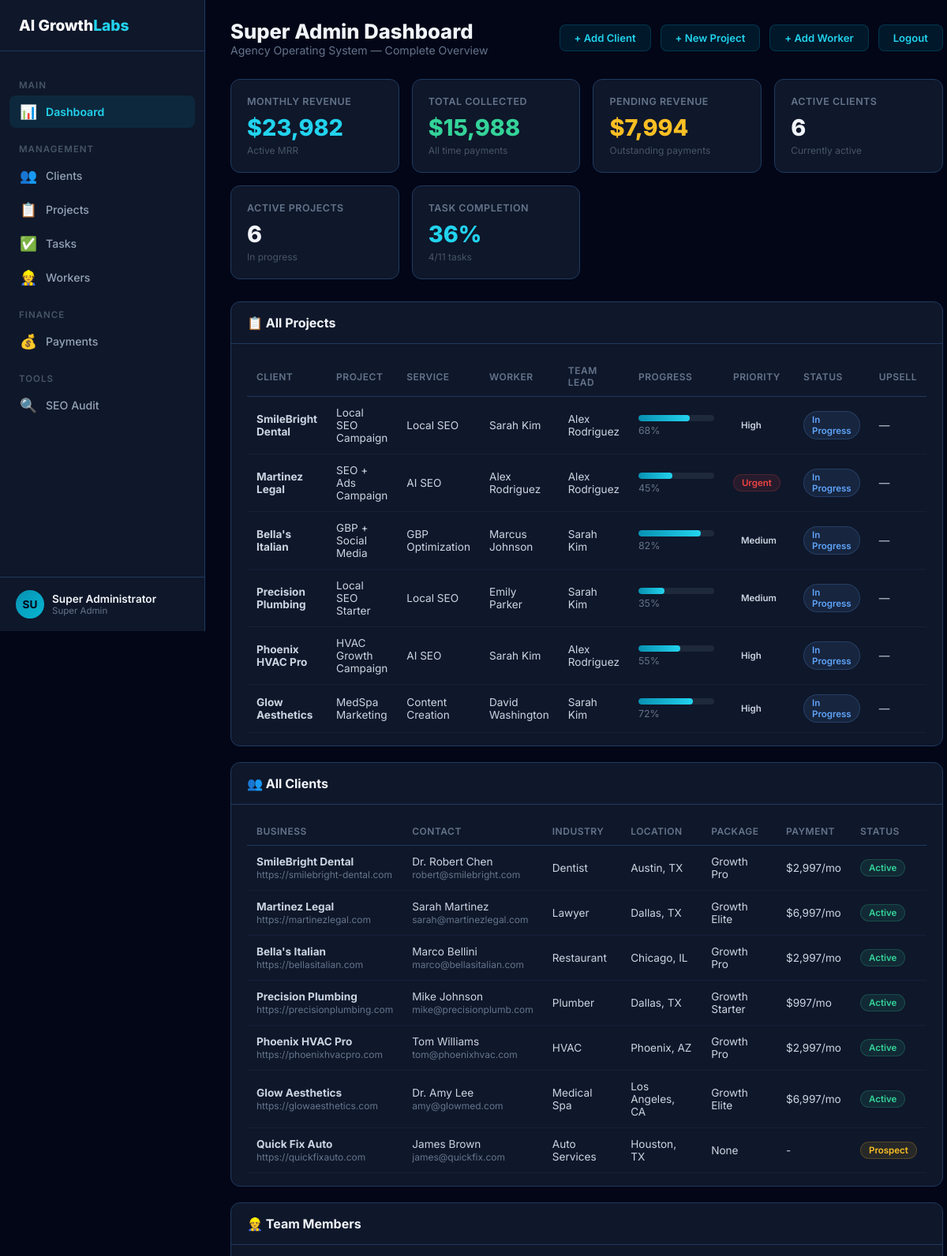
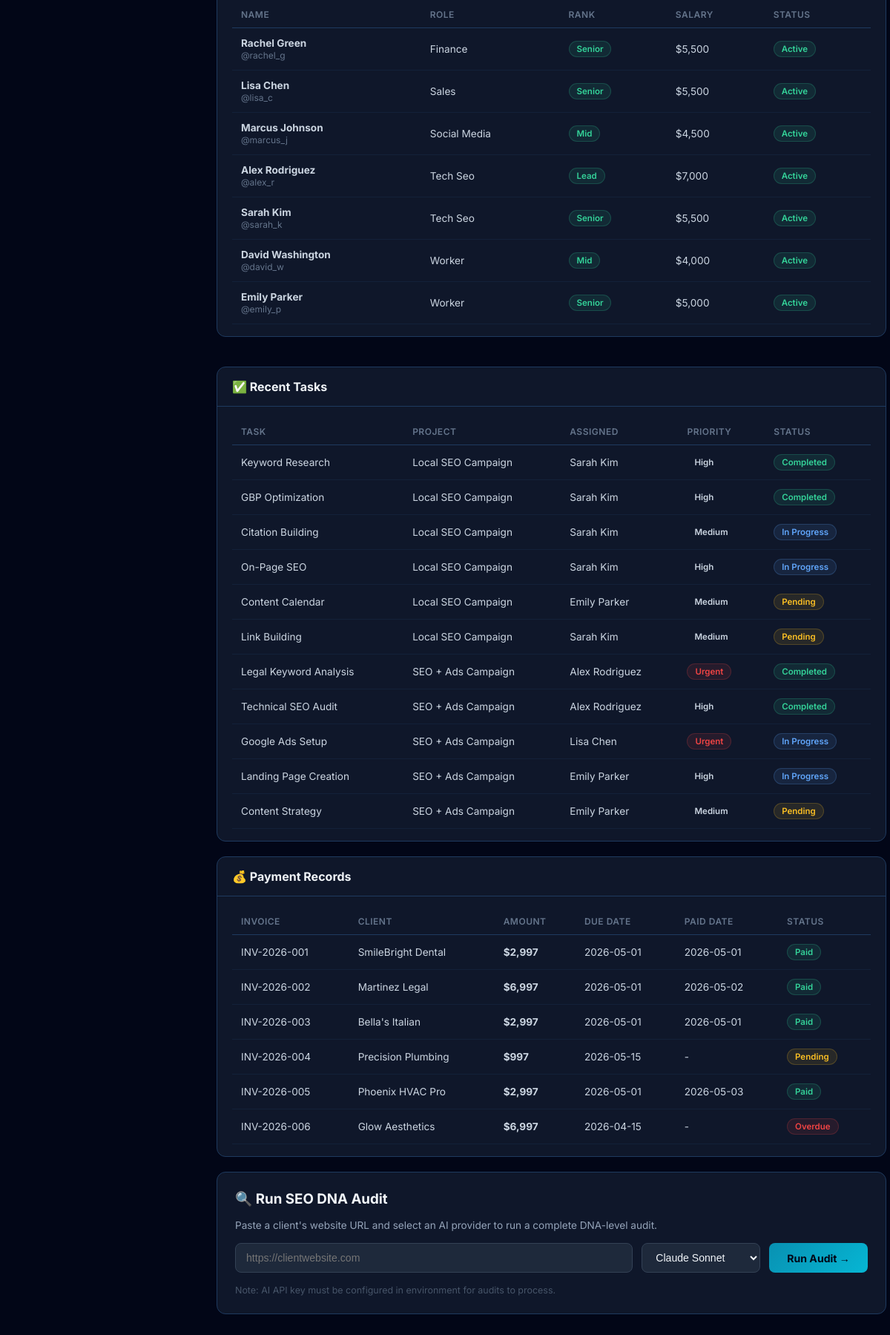
The app's page /dashboard (signed in) with its own data (2 pictures, top to bottom).
### tables this page shows
CREATE TABLE users (
        id INTEGER PRIMARY KEY AUTOINCREMENT,
        username TEXT UNIQUE NOT NULL,
        password_hash TEXT NOT NULL,
        full_name TEXT NOT NULL,
        email TEXT,
        role TEXT NOT NULL CHECK(role IN ('super_admin','worker','tech_seo','social_media','finance','sales')),
        rank TEXT DEFAULT 'junior',
        salary REAL DEFAULT 0,
        is_active INTEGER DEFAULT 1,
        created_at TEXT DEFAULT (datetime('now')),
        last_login TEXT
    );

CREATE TABLE projects (
        id INTEGER PRIMARY KEY AUTOINCREMENT,
        client_id INTEGER REFERENCES clients(id),
        title TEXT NOT NULL,
        description TEXT,
        service_type TEXT,
        status TEXT DEFAULT 'pending' CHECK(status IN ('pending','in_progress','review','completed','paused')),
        priority TEXT DEFAULT 'medium' CHECK(priority IN ('low','medium','high','urgent')),
        assigned_worker_id INTEGER REFERENCES users(id),
        team_leader_id INTEGER REFERENCES users(id),
        progress INTEGER DEFAULT 0,
        start_date TEXT,
        due_date TEXT,
        completed_date TEXT,
        upsell_opportunities TEXT,
        created_at TEXT DEFAULT (datetime('now')),
        updated_at TEXT DEFAULT (datetime('now'))
    );

CREATE TABLE clients (
        id INTEGER PRIMARY KEY AUTOINCREMENT,
        business_name TEXT NOT NULL,
        contact_name TEXT,
        email TEXT,
        phone TEXT,
        website TEXT,
        industry TEXT,
        location TEXT,
        status TEXT DEFAULT 'lead' CHECK(status IN ('lead','prospect','active','completed','churned')),
        package TEXT,
        monthly_payment REAL DEFAULT 0,
        notes TEXT,
        source TEXT,
        created_at TEXT DEFAULT (datetime('now')),
        updated_at TEXT DEFAULT (datetime('now'))
    );

CREATE TABLE tasks (
        id INTEGER PRIMARY KEY AUTOINCREMENT,
        project_id INTEGER REFERENCES projects(id),
        title TEXT NOT NULL,
        description TEXT,
        status TEXT DEFAULT 'pending' CHECK(status IN ('pending','in_progress','completed','blocked')),
        assigned_to INTEGER REFERENCES users(id),
        priority TEXT DEFAULT 'medium',
        due_date TEXT,
        completed_date TEXT,
        order_num INTEGER DEFAULT 0,
        created_at TEXT DEFAULT (datetime('now'))
    );

CREATE TABLE payments (
        id INTEGER PRIMARY KEY AUTOINCREMENT,
        client_id INTEGER REFERENCES clients(id),
        amount REAL NOT NULL,
        status TEXT DEFAULT 'pending' CHECK(status IN ('pending','paid','overdue','refunded')),
        due_date TEXT,
        paid_date TEXT,
        invoice_number TEXT,
        notes TEXT,
        created_at TEXT DEFAULT (datetime('now'))
    );

### dashboard/main.py (the view)
@app.get("/dashboard", response_class=HTMLResponse)
async def dashboard(request: Request):
    user = get_current_user(request)
    if not user:
        return RedirectResponse(url="/login")
    role = user["role"]
    db = get_db()
    if role == "super_admin":
        data = _get_admin_data(db)
        template = "admin_dashboard.html"
    elif role in ("worker", "tech_seo"):
        data = _get_worker_data(db, user["id"])
        template = "worker_dashboard.html"
    elif role == "sales":
        data = _get_sales_data(db, user["id"])
        template = "sales_dashboard.html"
    elif role == "social_media":
        data = _get_social_data(db, user["id"])
        template = "social_dashboard.html"
    elif role == "finance":
        data = _get_finance_data(db)
        template = "finance_dashboard.html"
    else:
        data = {}
        template = "worker_dashboard.html"
    db.close()
    data["user"] = user
    data["request"] = request
    return templates.TemplateResponse(template, data)

### dashboard/templates/admin_dashboard.html (shortened to what this page needs)
<!DOCTYPE html>
<html lang="en">
<head>
<link rel="stylesheet" href="/static/css/dashboard.css">
</head>
<body>
<aside class="sidebar">
<div class="sidebar-logo">AI Growth<span>Labs</span></div>
<nav class="sidebar-nav">
<div class="sidebar-section">Main</div>
<a href="/dashboard" class="sidebar-link active"><span class="icon">📊</span><span>Dashboard</span></a>
<div class="sidebar-section">Management</div>
<a href="#clients-section" class="sidebar-link"><span class="icon">👥</span><span>Clients</span></a>
<a href="#projects-section" class="sidebar-link"><span class="icon">📋</span><span>Projects</span></a>
<a href="#tasks-section" class="sidebar-link"><span class="icon">✅</span><span>Tasks</span></a>
<a href="#workers-section" class="sidebar-link"><span class="icon">👷</span><span>Workers</span></a>
<div class="sidebar-section">Finance</div>
<a href="#payments-section" class="sidebar-link"><span class="icon">💰</span><span>Payments</span></a>
<div class="sidebar-section">Tools</div>
<a href="#audit-section" class="sidebar-link"><span class="icon">🔍</span><span>SEO Audit</span></a>
</nav>
<div class="sidebar-user">
<div class="sidebar-avatar">{{ user.full_name[:2].upper() }}</div>
<div class="sidebar-user-info"><div class="name">{{ user.full_name }}</div><div class="role">{{ user.role.replace('_', ' ') }}</div></div>
</div>
</aside>
<main class="main">
<div class="main-header">
<div><h1>Super Admin Dashboard</h1><div class="subtitle">Agency Operating System — Complete Overview</div></div>
<div class="header-actions">
<button class="header-btn" onclick="openModal('addClient')">+ Add Client</button>
<button class="header-btn" onclick="openModal('addProject')">+ New Project</button>
<button class="header-btn" onclick="openModal('addWorker')">+ Add Worker</button>
<a href="/logout" class="header-btn">Logout</a>
</div>
</div>
<div class="stats-grid">
<div class="stat-card"><div class="stat-label">Monthly Revenue</div><div class="stat-value cyan">${{ "{:,.0f}".format(stats.monthly_recurring) }}</div><div class="stat-sub">Active MRR</div></div>
<div class="stat-card"><div class="stat-label">Total Collected</div><div class="stat-value green">${{ "{:,.0f}".format(stats.total_revenue) }}</div><div class="stat-sub">All time payments</div></div>
<div class="stat-card"><div class="stat-label">Pending Revenue</div><div class="stat-value yellow">${{ "{:,.0f}".format(stats.pending_revenue) }}</div><div class="stat-sub">Outstanding payments</div></div>
<div class="stat-card"><div class="stat-label">Active Clients</div><div class="stat-value">{{ stats.active_clients }}</div><div class="stat-sub">Currently active</div></div>
<div class="stat-card"><div class="stat-label">Active Projects</div><div class="stat-value">{{ stats.active_projects }}</div><div class="stat-sub">In progress</div></div>
<div class="stat-card"><div class="stat-label">Task Completion</div><div class="stat-value cyan">{{ stats.task_completion }}%</div><div class="stat-sub">{{ stats.completed_tasks }}/{{ stats.total_tasks }} tasks</div></div>
</div>
<div class="card" id="projects-section">
<div class="card-header"><h3>📋 All Projects</h3></div>
<div class="card-body">
<table>
<thead><tr><th>Client</th><th>Project</th><th>Service</th><th>Worker</th><th>Team Lead</th><th>Progress</th><th>Priority</th><th>Status</th><th>Upsell</th></tr></thead>
<tbody>
{% for p in projects %}
<tr>
<td><strong>{{ p.business_name or 'N/A' }}</strong></td>
<td>{{ p.title }}</td>
<td>{{ p.service_type or '-' }}</td>
<td>{{ p.worker_name or 'Unassigned' }}</td>
<td>{{ p.leader_name or '-' }}</td>
<td style="min-width:120px"><div class="progress-bar"><div class="progress-fill" style="width:{{ p.progress }}%"></div></div><div class="progress-text">{{ p.progress }}%</div></td>
<td><span class="badge badge-{{ p.priority }}">{{ p.priority }}</span></td>
<td><span class="badge badge-{{ p.status }}">{{ p.status.replace('_', ' ') }}</span></td>
<td>{{ p.upsell_opportunities or '—' }}</td>
</tr>
{% endfor %}
</tbody>
</table>
</div>
</div>
<div class="card" id="clients-section">
<div class="card-header"><h3>👥 All Clients</h3></div>
<div class="card-body">
<table>
<thead><tr><th>Business</th><th>Contact</th><th>Industry</th><th>Location</th><th>Package</th><th>Payment</th><th>Status</th></tr></thead>
<tbody>
{% for c in clients %}
<tr>
<td><strong>{{ c.business_name }}</strong><br><span style="color:#64748B;font-size:.75rem">{{ c.website or '' }}</span></td>
<td>{{ c.contact_name or '-' }}<br><span style="color:#64748B;font-size:.75rem">{{ c.email or '' }}</span></td>
<td>{{ c.industry or '-' }}</td>
<td>{{ c.location or '-' }}</td>
<td>{{ c.package or 'None' }}</td>
<td>{{ '${:,.0f}/mo'.format(c.monthly_payment) if c.monthly_payment else '-' }}</td>
<td><span class="badge badge-{{ c.status }}">{{ c.status }}</span></td>
</tr>
{% endfor %}
</tbody>
</table>
</div>
</div>
<div class="grid-2">
<div class="card" id="workers-section">
<div class="card-header"><h3>👷 Team Members</h3></div>
<div class="card-body">
<table>
<thead><tr><th>Name</th><th>Role</th><th>Rank</th><th>Salary</th><th>Status</th></tr></thead>
<tbody>
{% for w in workers %}
<tr>
<td><strong>{{ w.full_name }}</strong><br><span style="color:#64748B;font-size:.75rem">@{{ w.username }}</span></td>
<td>{{ w.role.replace('_', ' ').title() }}</td>
<td><span class="badge badge-active">{{ w.rank }}</span></td>
<td>${{ "{:,.0f}".format(w.salary) }}</td>
<td><span class="badge badge-{{ 'active' if w.is_active else 'paused' }}">{{ 'Active' if w.is_active else 'Inactive' }}</span></td>
</tr>
{% endfor %}
</tbody>
</table>
</div>
</div>
<div class="card" id="tasks-section">
<div class="card-header"><h3>✅ Recent Tasks</h3></div>
<div class="card-body">
<table>
<thead><tr><th>Task</th><th>Project</th><th>Assigned</th><th>Priority</th><th>Status</th></tr></thead>
<tbody>
{% for t in tasks[:15] %}
<tr>
<td>{{ t.title }}</td>
<td>{{ t.project_title or '-' }}</td>
<td>{{ t.assigned_name or 'Unassigned' }}</td>
<td><span class="badge badge-{{ t.priority }}">{{ t.priority }}</span></td>
<td><span class="badge badge-{{ t.status }}">{{ t.status.replace('_', ' ') }}</span></td>
</tr>
{% endfor %}
</tbody>
</table>
</div>
</div>
</div>
<div class="card" id="payments-section">
<div class="card-header"><h3>💰 Payment Records</h3></div>
<div class="card-body">
<table>
<thead><tr><th>Invoice</th><th>Client</th><th>Amount</th><th>Due Date</th><th>Paid Date</th><th>Status</th></tr></thead>
<tbody>
{% for p in payments %}
<tr>
<td>{{ p.invoice_number or '-' }}</td>
<td>{{ p.business_name or '-' }}</td>
<td><strong>${{ "{:,.0f}".format(p.amount) }}</strong></td>
<td>{{ p.due_date or '-' }}</td>
<td>{{ p.paid_date or '-' }}</td>
<td><span class="badge badge-{{ p.status }}">{{ p.status }}</span></td>
</tr>
{% endfor %}
</tbody>
</table>
</div>
</div>
<div class="audit-panel" id="audit-section">
<h3>🔍 Run SEO DNA Audit</h3>
<p style="color:#94A3B8;font-size:.85rem;margin-bottom:16px">Paste a client's website URL and select an AI provider to run a complete DNA-level audit.</p>
<div class="audit-input-group">
<input type="url" id="auditUrl" placeholder="https://clientwebsite.com">
<select id="auditProvider">
<option value="claude">Claude Sonnet</option>
</select>
<button class="audit-btn" onclick="runAudit()">Run Audit →</button>
</div>
<p style="color:#475569;font-size:.78rem">Note: AI API key must be configured in environment for audits to process.</p>
</div>
</main>
</body>
</html>

### records on screen
users: full_name "SU", full_name "Super Administrator", role.replace "Super Admin"
projects: business_name "SmileBright Dental", title "Local SEO Campaign", service_type "Local SEO", full_name "Sarah Kim", full_name "Alex Rodriguez", progress "68", priority "High", status.replace "In Progress", upsell_opportunities "—"
projects: business_name "Martinez Legal", title "SEO + Ads Campaign", service_type "AI SEO", full_name "Alex Rodriguez", progress "45", priority "Urgent", status.replace "In Progress", upsell_opportunities "—"
projects: business_name "Bella's Italian", title "GBP + Social Media", service_type "GBP Optimization", full_name "Marcus Johnson", full_name "Sarah Kim", progress "82", priority "Medium", status.replace "In Progress", upsell_opportunities "—"
projects: business_name "Precision Plumbing", title "Local SEO Starter", service_type "Local SEO", full_name "Emily Parker", full_name "Sarah Kim", progress "35", priority "Medium", status.replace "In Progress", upsell_opportunities "—"
projects: business_name "Phoenix HVAC Pro", title "HVAC Growth Campaign", service_type "AI SEO", full_name "Sarah Kim", full_name "Alex Rodriguez", progress "55", priority "High", status.replace "In Progress", upsell_opportunities "—"
projects: business_name "Glow Aesthetics", title "MedSpa Marketing", service_type "Content Creation", full_name "David Washington", full_name "Sarah Kim", progress "72", priority "High", status.replace "In Progress", upsell_opportunities "—"
clients: business_name "SmileBright Dental", website "https://smilebright-dental.com", contact_name "Dr. Robert Chen", email "robert@smilebright.com", industry "Dentist", location "Austin, TX", package "Growth Pro", monthly_payment "$2,997/mo", status "Active"
clients: business_name "Martinez Legal", website "https://martinezlegal.com", contact_name "Sarah Martinez", email "sarah@martinezlegal.com", industry "Lawyer", location "Dallas, TX", package "Growth Elite", monthly_payment "$6,997/mo", status "Active"
clients: business_name "Bella's Italian", website "https://bellasitalian.com", contact_name "Marco Bellini", email "marco@bellasitalian.com", industry "Restaurant", location "Chicago, IL", package "Growth Pro", monthly_payment "$2,997/mo", status "Active"
clients: business_name "Precision Plumbing", website "https://precisionplumbing.com", contact_name "Mike Johnson", email "mike@precisionplumb.com", industry "Plumber", location "Dallas, TX", package "Growth Starter", monthly_payment "$997/mo", status "Active"
clients: business_name "Phoenix HVAC Pro", website "https://phoenixhvacpro.com", contact_name "Tom Williams", email "tom@phoenixhvac.com", industry "HVAC", location "Phoenix, AZ", package "Growth Pro", monthly_payment "$2,997/mo", status "Active"
clients: business_name "Glow Aesthetics", website "https://glowaesthetics.com", contact_name "Dr. Amy Lee", email "amy@glowmed.com", industry "Medical Spa", location "Los Angeles, CA", package "Growth Elite", monthly_payment "$6,997/mo", status "Active"
clients: business_name "Quick Fix Auto", website "https://quickfixauto.com", contact_name "James Brown", email "james@quickfix.com", industry "Auto Services", location "Houston, TX", package "None", monthly_payment "-", status "Prospect"
users: full_name "Rachel Green", username "rachel_g", role.replace "Finance", rank "Senior", salary "5,500", is_active "Active"
users: full_name "Lisa Chen", username "lisa_c", role.replace "Sales", rank "Senior", salary "5,500", is_active "Active"
users: full_name "Marcus Johnson", username "marcus_j", role.replace "Social Media", rank "Mid", salary "4,500", is_active "Active"
users: full_name "Alex Rodriguez", username "alex_r", role.replace "Tech Seo", rank "Lead", salary "7,000", is_active "Active"
users: full_name "Sarah Kim", username "sarah_k", role.replace "Tech Seo", rank "Senior", salary "5,500", is_active "Active"
users: full_name "David Washington", username "david_w", role.replace "Worker", rank "Mid", salary "4,000", is_active "Active"
users: full_name "Emily Parker", username "emily_p", role.replace "Worker", rank "Senior", salary "5,000", is_active "Active"
tasks: title "Keyword Research", title "Local SEO Campaign", full_name "Sarah Kim", priority "High", status.replace "Completed"
tasks: title "GBP Optimization", title "Local SEO Campaign", full_name "Sarah Kim", priority "High", status.replace "Completed"
tasks: title "Citation Building", title "Local SEO Campaign", full_name "Sarah Kim", priority "Medium", status.replace "In Progress"
tasks: title "On-Page SEO", title "Local SEO Campaign", full_name "Sarah Kim", priority "High", status.replace "In Progress"
tasks: title "Content Calendar", title "Local SEO Campaign", full_name "Emily Parker", priority "Medium", status.replace "Pending"
tasks: title "Link Building", title "Local SEO Campaign", full_name "Sarah Kim", priority "Medium", status.replace "Pending"
tasks: title "Legal Keyword Analysis", title "SEO + Ads Campaign", full_name "Alex Rodriguez", priority "Urgent", status.replace "Completed"
tasks: title "Technical SEO Audit", title "SEO + Ads Campaign", full_name "Alex Rodriguez", priority "High", status.replace "Completed"
tasks: title "Google Ads Setup", title "SEO + Ads Campaign", full_name "Lisa Chen", priority "Urgent", status.replace "In Progress"
tasks: title "Landing Page Creation", title "SEO + Ads Campaign", full_name "Emily Parker", priority "High", status.replace "In Progress"
tasks: title "Content Strategy", title "SEO + Ads Campaign", full_name "Emily Parker", priority "Medium", status.replace "Pending"
payments: invoice_number "INV-2026-001", business_name "SmileBright Dental", amount "2,997", due_date "2026-05-01", paid_date "2026-05-01", status "Paid"
payments: invoice_number "INV-2026-002", business_name "Martinez Legal", amount "6,997", due_date "2026-05-01", paid_date "2026-05-02", status "Paid"
payments: invoice_number "INV-2026-003", business_name "Bella's Italian", amount "2,997", due_date "2026-05-01", paid_date "2026-05-01", status "Paid"
payments: invoice_number "INV-2026-004", business_name "Precision Plumbing", amount "997", due_date "2026-05-15", paid_date "-", status "Pending"
payments: invoice_number "INV-2026-005", business_name "Phoenix HVAC Pro", amount "2,997", due_date "2026-05-01", paid_date "2026-05-03", status "Paid"
payments: invoice_number "INV-2026-006", business_name "Glow Aesthetics", amount "6,997", due_date "2026-04-15", paid_date "-", status "Overdue"

### other values on screen
{{ "{:,.0f}".format(stats.monthly_recurring) }} "23,982"
{{ "{:,.0f}".format(stats.total_revenue) }} "15,988"
{{ "{:,.0f}".format(stats.pending_revenue) }} "7,994"
{{ stats.active_clients }} "6"
{{ stats.active_projects }} "6"
{{ stats.task_completion }} "36"
{{ stats.completed_tasks }} "4"
{{ stats.total_tasks }} "11"
